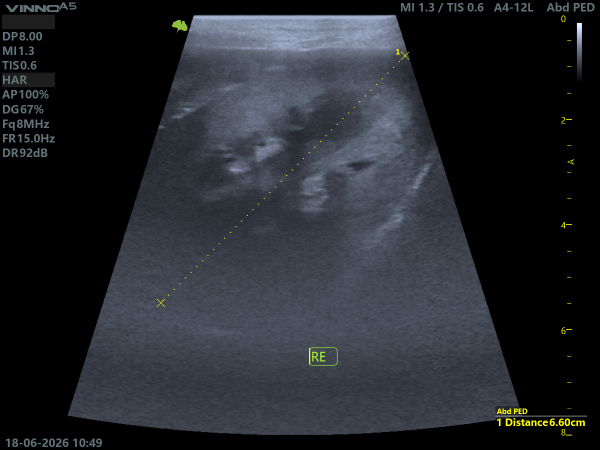
#> input picture imagem_anonimizada.png, 1200 x 900 px (shown at 1/2 size)
$ python -i anonymizer.py   (imports and definitions only)
#> lines starting #> are read from the running program, lines starting #| are printed output that depends on the picture; after the words box and inside, x2 and y2 are one past the last pixel; in counts of white or black regions, pixels touching at a corner belong together
from io import BytesIO
from PIL import Image
import numpy as np
import cv2


def load_image(uploaded_file) -> Image.Image:
    """
    Carrega uma imagem enviada pelo usuário e converte para RGB.
    A conversão ajuda a remover metadados e padronizar o processamento.
    """
    image = Image.open(uploaded_file).convert("RGB")
    return image


def pil_to_array(image: Image.Image) -> np.ndarray:
    """Converte imagem PIL para array NumPy em RGB."""
    return np.array(image)


def array_to_pil(image_array: np.ndarray) -> Image.Image:
    """Converte array NumPy RGB para imagem PIL."""
    return Image.fromarray(image_array.astype("uint8"), "RGB")


def apply_black_box(region: np.ndarray) -> np.ndarray:
    """Aplica tarja preta na região selecionada."""
    return np.zeros_like(region)


def apply_blur(region: np.ndarray) -> np.ndarray:
    """Aplica desfoque na região selecionada."""
    height, width = region.shape[:2]
    kernel = max(21, ((min(height, width) // 8) * 2) + 1)
    return cv2.GaussianBlur(region, (kernel, kernel), 0)


def apply_pixelation(region: np.ndarray, pixel_size: int = 12) -> np.ndarray:
    """Aplica pixelização na região selecionada."""
    height, width = region.shape[:2]

    if height == 0 or width == 0:
        return region

    small = cv2.resize(
        region,
        (max(1, width // pixel_size), max(1, height // pixel_size)),
        interpolation=cv2.INTER_LINEAR,
    )

    pixelated = cv2.resize(
        small,
        (width, height),
        interpolation=cv2.INTER_NEAREST,
    )

    return pixelated


def anonymize_region(image_array: np.ndarray, x1: int, y1: int, x2: int, y2: int, mode: str) -> np.ndarray:
    """
    Aplica anonimização em uma região retangular da imagem.
    """
    output = image_array.copy()

    height, width = output.shape[:2]

    x1 = max(0, min(x1, width))
    x2 = max(0, min(x2, width))
    y1 = max(0, min(y1, height))
    y2 = max(0, min(y2, height))

    if x2 <= x1 or y2 <= y1:
        return output

    region = output[y1:y2, x1:x2]

    if mode == "Tarja preta":
        output[y1:y2, x1:x2] = apply_black_box(region)
    elif mode == "Desfoque":
        output[y1:y2, x1:x2] = apply_blur(region)
    elif mode == "Pixelização":
        output[y1:y2, x1:x2] = apply_pixelation(region)
    else:
        output[y1:y2, x1:x2] = apply_black_box(region)

    return output


def anonymize_image(
    image: Image.Image,
    mode: str = "Tarja preta",
    top_percent: int = 12,
    bottom_percent: int = 0,
    left_percent: int = 0,
    right_percent: int = 0,
) -> Image.Image:
    """
    Aplica anonimização automática por faixas da imagem.

    As porcentagens indicam quanto da imagem será coberto:
    - topo
    - rodapé
    - lateral esquerda
    - lateral direita
    """
    image_array = pil_to_array(image)
    height, width = image_array.shape[:2]

    output = image_array.copy()

    top_h = int(height * top_percent / 100)
    bottom_h = int(height * bottom_percent / 100)
    left_w = int(width * left_percent / 100)
    right_w = int(width * right_percent / 100)

    if top_h > 0:
        output = anonymize_region(output, 0, 0, width, top_h, mode)

    if bottom_h > 0:
        output = anonymize_region(output, 0, height - bottom_h, width, height, mode)

    if left_w > 0:
        output = anonymize_region(output, 0, 0, left_w, height, mode)

    if right_w > 0:
        output = anonymize_region(output, width - right_w, 0, width, height, mode)

    return array_to_pil(output)


def image_to_bytes(image: Image.Image, image_format: str = "PNG") -> bytes:
    """
    Exporta imagem para bytes sem preservar metadados EXIF.
    """
    buffer = BytesIO()
    clean_image = image.convert("RGB")
    clean_image.save(buffer, format=image_format)
    return buffer.getvalue()

>>> import cv2
>>> picture = cv2.imread('../imagem_anonimizada.png')
#> picture is the input picture: shape (900, 1200, 3); mean B, G, R 44.6, 39.1, 36.1
>>> result = anonymize_image(picture)
#> in anonymize_region, `region = output[y1:y2, x1:x2]`:
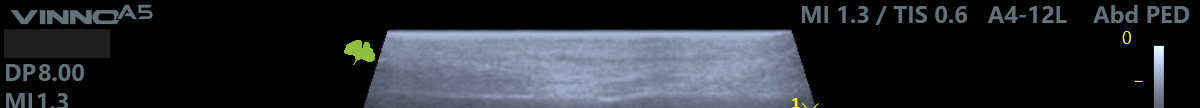
#> region: shape (108, 1200, 3); mean B, G, R 47, 41.6, 38.2
#> in anonymize_region, `output[y1:y2, x1:x2] = apply_black_box(region)`:
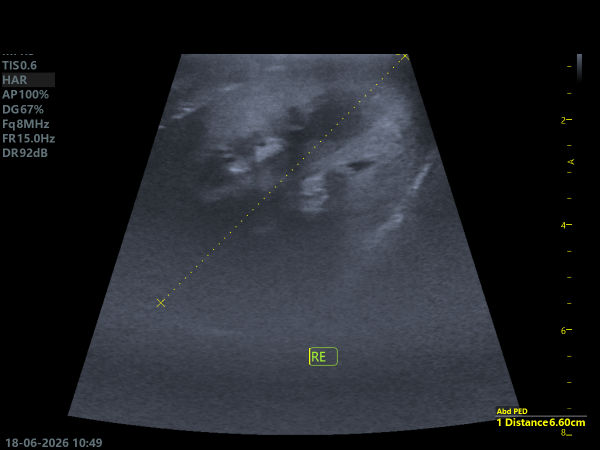
#> output: shape (900, 1200, 3) (shown at 1/2 size); 4.09% of pixels changed, all inside (x1, y1, x2, y2) = (4, 4, 1190, 108)
#> in anonymize_region, `output[y1:y2, x1:x2] = apply_black_box(region)`: region: shape (108, 1200, 3); every value is 0
